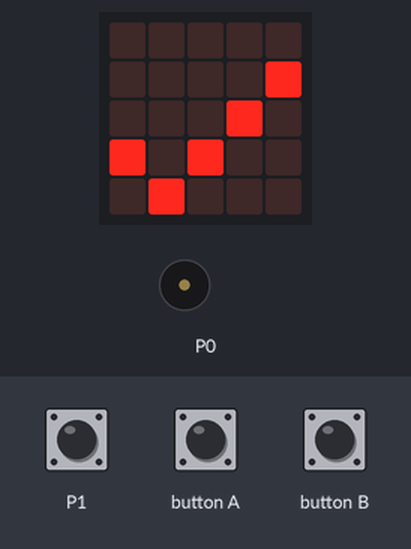
The program below on a simulated BBC micro:bit (MakeCode). On the bench: the board's 5×5 LED display, buzzer (waves = sounding). Inputs (shaded band) come from the test bench.

Above: at 1.2 s.
1.3 s: button A pressed for 0.15 s
At 1.8 s:
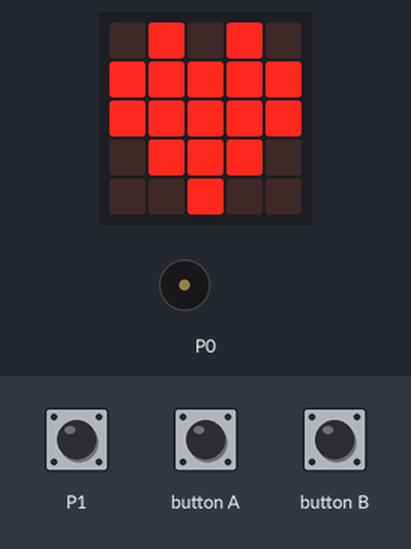
2.0 s: touch pin P1 pressed for 0.15 s
At 2.1 s:
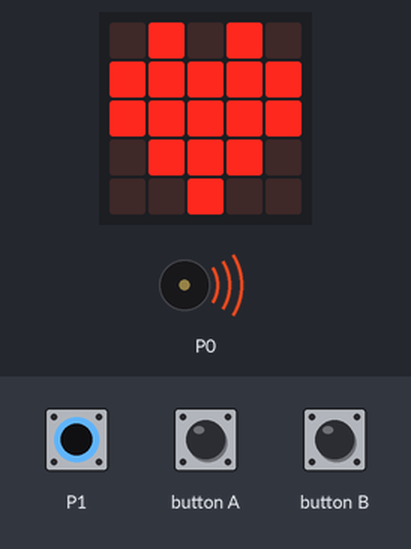
2.7 s: button B pressed for 0.15 s
At 3.2 s:
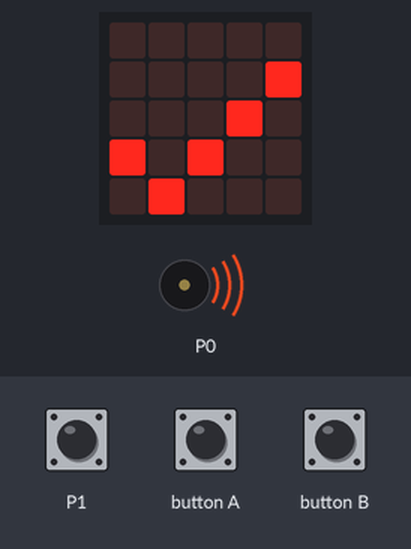
3.4 s: button A pressed for 0.15 s
4.1 s: touch pin P1 pressed for 1 s
At 5.0 s:
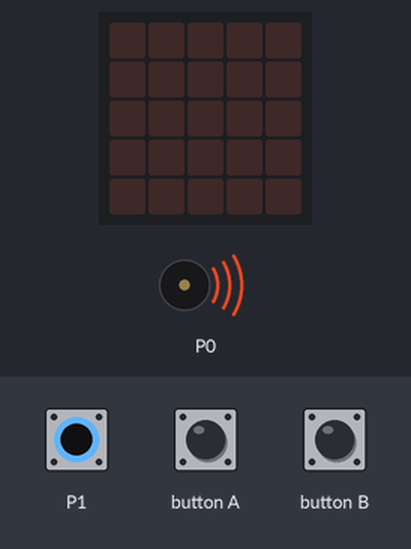
5.7 s: touch pin P1 pressed for 3.2 s
Timing chart, 0 to 8.7 s (numbered marks = the images above; inputs shaded):
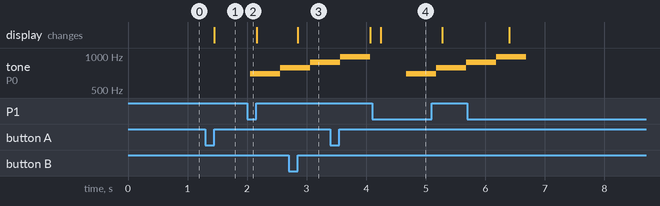

Measured:
- after the input at 1.3 s, the display: changes after 0.15 s (image 1)
- after the input at 2.7 s, the display: changes after 0.15 s (image 3)
- after the input at 4.1 s, the display: changes after 0.14 s (image 4)

The program:

main.ts
```typescript
input.onButtonPressed(Button.A, function () {
    Zvono()
})
function svetlo () {
    sija = !(sija)
}
function ekran () {
    if (sija) {
        basic.showIcon(IconNames.Yes)
    } else {
        basic.clearScreen()
    }
}
input.onButtonPressed(Button.B, function () {
    svetlo()
    sijalica()
    ekran()
})
input.onPinPressed(TouchPin.P1, function () {
    svetlo()
    sijalica()
    ekran()
})
input.onSound(DetectedSound.Loud, function () {
    Klepklep()
    sijalica()
    ekran()
})
function Zvono () {
    basic.showIcon(IconNames.Heart)
    music.playTone(698, music.beat(BeatFraction.Whole))
    music.playTone(784, music.beat(BeatFraction.Whole))
    music.playTone(880, music.beat(BeatFraction.Whole))
    music.playTone(988, music.beat(BeatFraction.Whole))
    basic.clearScreen()
}
function sijalica () {
    if (sija) {
        pins.digitalWritePin(DigitalPin.P0, 1)
    } else {
        pins.digitalWritePin(DigitalPin.P0, 0)
    }
}
function Klepklep () {
    if (vreme > input.runningTime()) {
        svetlo()
    }
    vreme = input.runningTime() + pauza
}
let vrata = false
let vreme = 0
let sija = false
let pauza = 0
pins.digitalWritePin(DigitalPin.P0, 0)
pauza = 700
basic.forever(function () {
    if (vrata != !(input.pinIsPressed(TouchPin.P1))) {
        vrata = !(input.pinIsPressed(TouchPin.P1))
        sija = vrata
        sijalica()
        ekran()
    }
    basic.pause(500)
})
```

test.ts
```typescript
// тестови иду овде; ово се неће саставити када се овај пакет користи као додатак.
```
